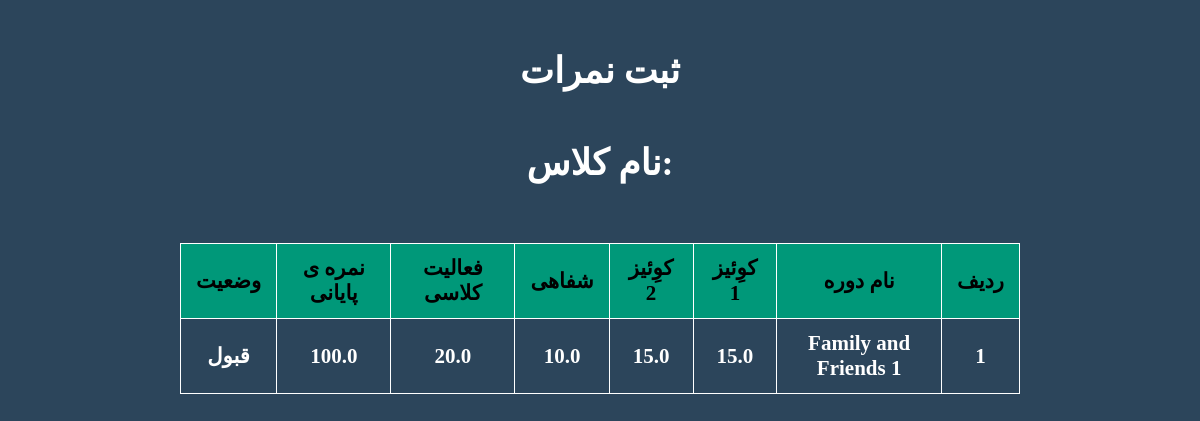
Before: /student-panel/mani/score/ (signed in) with the older database file.
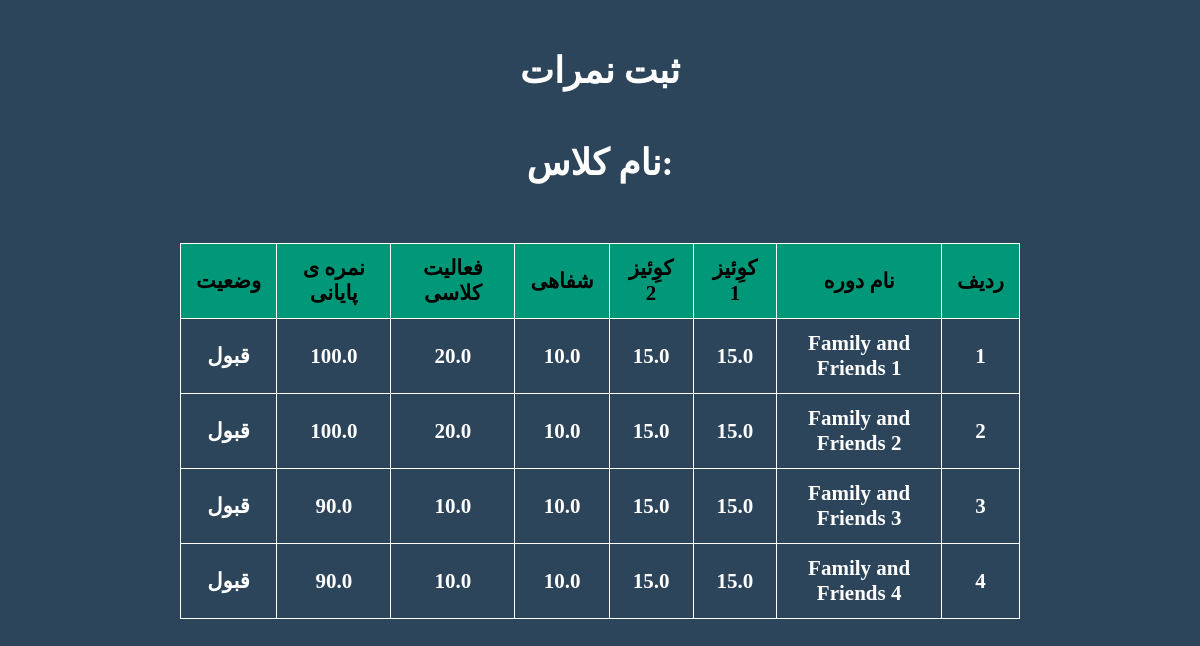
After: the same page with the newer database file.
### account_module/models.py (models this page shows, shortened)
class Score(models.Model):
    student = models.ForeignKey(User, on_delete=models.CASCADE, related_name='scores')
    term = models.ForeignKey(Term, on_delete=models.CASCADE, related_name='scores_in_term')
    quiz_1 = models.FloatField(blank=True, null=True)
    quiz_2 = models.FloatField(blank=True, null=True)
    oral_or_listening = models.FloatField(blank=True, null=True)
    class_activity = models.FloatField(blank=True, null=True)
    final = models.FloatField(blank=True, null=True)
    @property
    def total_score(self):
        return sum(filter(None, [
            self.quiz_1,
            self.quiz_2,
            self.oral_or_listening,
            self.class_activity,
            self.final
        ]))

class Term(models.Model):
    name = models.CharField(max_length=50)
    order = models.PositiveIntegerField()
    slug = models.SlugField(db_index=True, blank=True)

### panel_module/views.py (the view)
# urls.py: path('student-panel/<slug:student_slug>/score/', views.StudentScoreDetailView.as_view(), name='score_detail'),
class StudentScoreDetailView(TemplateView):
    template_name = 'student_panel/student_score_detail.html'
    def get_context_data(self, **kwargs):
        context = super().get_context_data(**kwargs)
        current_student = self.request.user
        scores = Score.objects.filter(student_id=current_student.id)
        context['current_student'] = current_student
        context['scores'] = scores
        return context

### panel_module/templates/student_panel/student_score_detail.html (shortened to what this page needs)
{% extends 'base.html' %}
{% load static %}
{% load static %}
{% block header_refrences %}
    <link rel="stylesheet" href="{% static 'css/style.css' %}">
    <link rel="stylesheet" href="{% static 'css/panelstyle.css' %}">
    <link rel="stylesheet" href="{% static 'css/portal.css' %}">
    <link rel="stylesheet" href="{% static 'fontawesome-free-5.15.4-web/css/all.css' %}">
{% endblock %}
{% block content %}
            	<body>
				<section>
					<div class="w90 text-center title2 padtop">
						<b>ثبت نمرات</b>
					</div>
                    <div class="w90 text-center title2 padtop">
                        <b>نام کلاس: {{ class_obj.term.name }} {{ class_obj.gender }}</b>
                    </div>
					<div>
					<table class="content">
						<thead >
							<tr>
								<th>ردیف</th>
								<th>نام دوره</th>
								<th>کوِئیز 1</th>
								<th>کوِئیز 2</th>
								<th>شفاهی</th>
								<th>فعالیت کلاسی</th>
								<th>نمره ی پایانی</th>
								<th>وضعیت</th>
							</tr>
						</thead>
						<tbody>
                        {% for score in scores %}
                            <tr>
								<td>{{ forloop.counter }}</td>
								<td>{{ score.term.name }}</td>
								<td>{{ score.quiz_1 }}</td>
								<td>{{ score.quiz_2 }}</td>
								<td>{{ score.oral_or_listening }}</td>
								<td>{{ score.class_activity }}</td>
								<td>{{ score.total_score }}</td>
								<td>
                                    {% if score.total_score >= 70 %}
                                        قبول
                                    {% else %}
                                        مردود
                                    {% endif %}
                                </td>
							</tr>
                        {% endfor %}
						</tbody>
					</table>
					</div>
				</section>
		    </body>
{% endblock %}

### templates/base.html (shortened to what this page needs)
{% load static %}
<!DOCTYPE html>
	<html>
		<head>
			{% block header_refrences %}
			{% endblock %}
		</head>
		<body>
			{% block content %}{% endblock %}
		</body>
	</html>

### statics/css/style.css (style rules this page uses)
* { margin:0; padding:0; box-sizing:border-box; font-family:BYekan; }
:root { --color1:#2c455b; --white:#fffdfd; --black:#020000;; --color2:#f7f727; --color3:#abb2b9; --color4:#e8e8e8; }
.w90 { width:90%; margin-left:5%; margin-right:5%; }
.text-center { text-align:center; }
.padtop { padding-top:50px; }

### statics/css/panelstyle.css (style rules this page uses)
:root { --menu:#04040494; }
body { background-color:#2c455b; }

### statics/css/portal.css (style rules this page uses)
.title2 { color:white; font-size:36px; font-weight:bold; }
.content { direction:rtl; text-align: center; border-collapse: collapse; margin: 25px 0px; font-size: 21px; font-weight:bold; width: 70%; margin: 0px auto; margin-top: 59px; }
.content th,td,tr { border:1px solid white; }
.content thead tr { background-color:#009879; text-align:center; color:black; font-weight:bold ; }
.content th,.content td { padding:12px 15px; }
.content tbody tr { border-bottom:1px solid white; color:white; }

Changed rows visible on the page:
added Score: term.name "Family and Friends 2", quiz_1 "15.0", quiz_2 "15.0", oral_or_listening "10.0", class_activity "20.0", total_score "100.0", shows "قبول"
added Score: term.name "Family and Friends 3", quiz_1 "15.0", quiz_2 "15.0", oral_or_listening "10.0", class_activity "10.0", total_score "90.0", shows "قبول"
added Score: term.name "Family and Friends 4", quiz_1 "15.0", quiz_2 "15.0", oral_or_listening "10.0", class_activity "10.0", total_score "90.0", shows "قبول"
